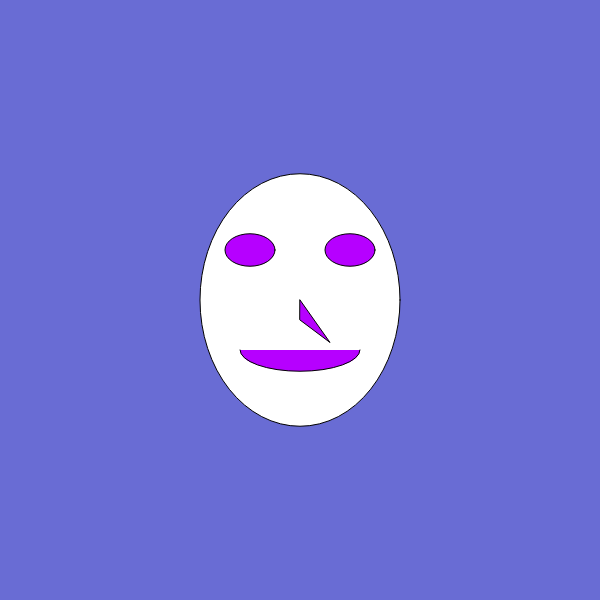
Frame 1 (no input)
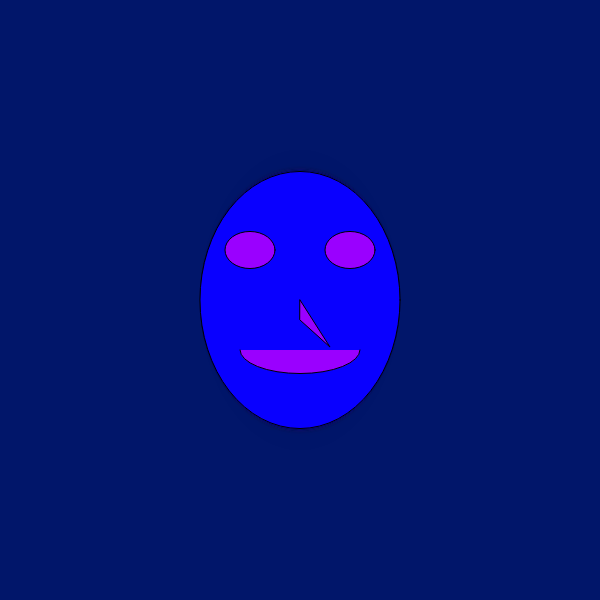
Frame 60 (no input)
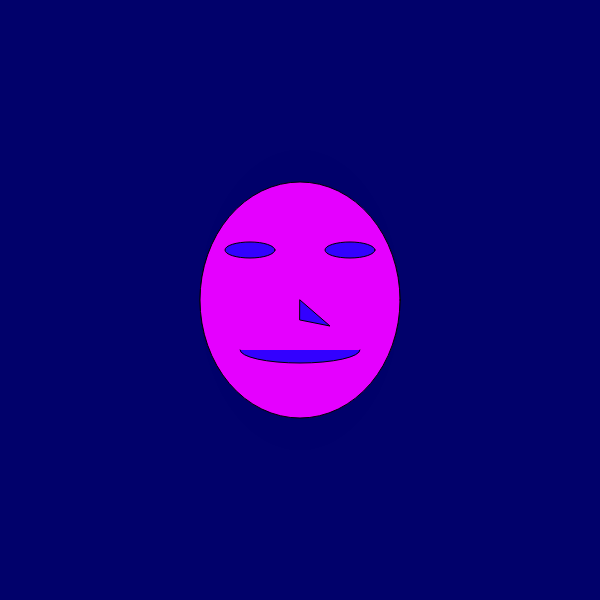
Frame 120 (the mouse pressed at the canvas centre since frame 60)

The p5.js sketch that drew these frames (run headless with seeded random() and noise() and a simulated clock; from frame 60 on, the mouse is pressed at the canvas centre):

// p5.js sketch
// ── sketch.js

function setup() {
  createCanvas(600, 600);
}

function draw() {
  let coloraleatori=random(0,255);
  print(coloraleatori);
  
  let canvipetit=sin(frameCount*0.05)*8;
  let canvimitja=sin(frameCount*0.05)*15;
  let canvigran=sin(frameCount*0.05)*50;
  let canvimoltgran=sin(frameCount*0.05)*127;
  //print(canvimoltgran);
 
  background(0,canvimoltgran,coloraleatori,150);//fons de pantalla, gris si te un numero entre 0 i 255 es blanc.I qualsevol numero entre 0 i 255 sera gris.si tenim 3 numeros el primer numero es vermellor o R (red), el segon numero es la verdor
 // background(42,133,3);
  ellipse(300,300,200,250+canvigran)
  fill( coloraleatori ,0,255)
  ellipse(250,250,50,30+canvigran)
  ellipse(350,250,50,30+canvigran)
  arc(300,350,120,40+canvigran,0,PI);
  triangle(300,300,330,340+canvigran,300,320)
}
  
